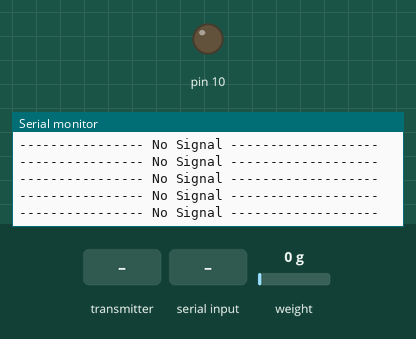
Simulated run of this sketch. Board: Arduino Uno, built with avr-gcc and run on an emulated ATmega328P. Shown: output pins drawn as LEDs (lit = HIGH), the last lines printed to the serial monitor. The inputs (shaded band) are chosen by the test bench; at power-on: weight on the scale 0 g. EEPROM starts erased; no radio packets arrive unless stated.

Above: at 2.2 s.
2.3 s: the transmitter starts sending slaveWeight = 25
At 2.85 s:
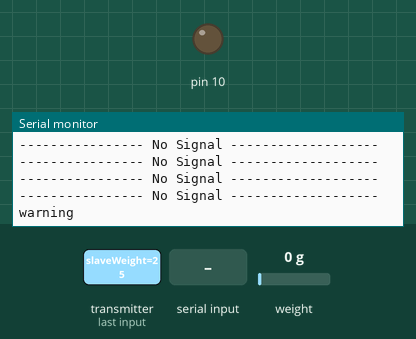
4.8 s: "90,45,200\n" received over the second serial link
At 6.3 s:
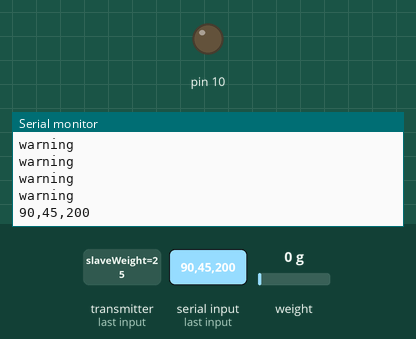
6.6 s: "90,45\n" received over the second serial link
At 7.4 s:
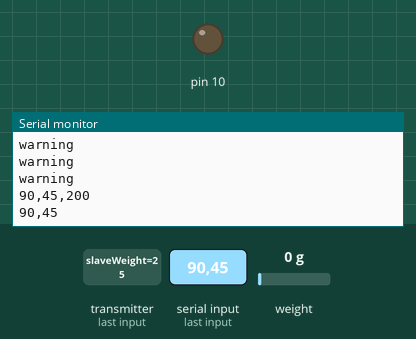
8.1 s: "0\n" received over the second serial link
At 9.5 s:
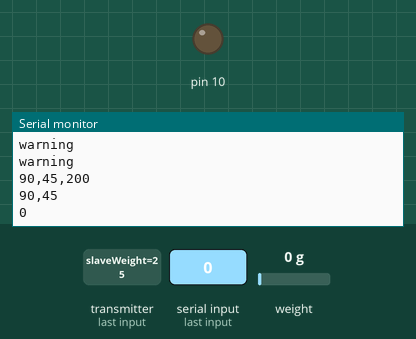

The sketch:

receiver.ino
```cpp
#include <SPI.h>
#include <nRF24L01.h>
#include <RF24.h>
#include "HX711.h"
#include <EEPROM.h>
#include <SoftwareSerial.h>


#define calibration_factor 16000.0
#define LOADCELL_DOUT_PIN  3
#define LOADCELL_SCK_PIN  2
#define WEIGHT_SETTING_ADDRESS 0
#define PERCENTAGE_SETTING_ADDRESS 1

HX711 scale;
RF24 radio(7, 8); // CE, CSN
SoftwareSerial hc06(4, 5);
const byte address[6] = "00001";
void setup() {
  Serial.begin(9600);
  pinMode(10,OUTPUT);
  //Setup for receiver
  radio.begin();
  radio.setDataRate(RF24_1MBPS);
  radio.setPayloadSize(4);
  radio.disableAckPayload();
  radio.setAutoAck(false);
  radio.openReadingPipe(1, address);
  radio.setPALevel(RF24_PA_HIGH);
  radio.startListening();

  //Setup for HC-06
  hc06.begin(9600);

  //Setup for sensor
  scale.begin(LOADCELL_DOUT_PIN, LOADCELL_SCK_PIN);
  scale.set_scale(calibration_factor);
  scale.tare();


}


float weightAdder = 0;
float weightBuffer = 0;
int cycleCounter = 0;

void loop() {
  //float weight = scale.get_units();
  //Serial.println(weight);


  if (radio.available() > 0) {
    float slaveWeight = getSlaveWeight();
    float masterWeight = getMasterWeight();
    if(slaveWeight < 0){
      slaveWeight = 0;
    }
    if(masterWeight < 0){

      masterWeight = 0;
    }
    readData();
    warnUser(slaveWeight,masterWeight);
    sendWeight(slaveWeight, masterWeight);
    //output(slaveWeight, masterWeight);


   }
  else{
    Serial.println("---------------- No Signal -------------------");


  }


  delay(250);
}


float getSlaveWeight(){
  float slaveWeight = -1337;
  radio.read(&slaveWeight, sizeof(slaveWeight));
  return slaveWeight;
}

float getMasterWeight(){
  float masterWeight = -1337;
  masterWeight = scale.get_units();
  return masterWeight;
}

void output(float slaveWeight, float masterWeight){
  Serial.print("Slave: ");
    Serial.print(slaveWeight, 2);
    Serial.print(" || Master: ");
    Serial.print(masterWeight, 2);
    Serial.print(" || Total: ");
    Serial.println(slaveWeight + masterWeight);
}

void sendWeight(float slaveWeight, float masterWeight){
    String str;
    str.concat(slaveWeight);
    str.concat(';');
    str.concat(masterWeight);
    hc06.println(str);
    hc06.flush();
//    Serial.println(str);

    //hc06.print(slaveWeight);
    //hc06.print(";");
    //hc06.println(masterWeight);

}
void readData(){
  String inputString = "";
  char input;
  while(hc06.available() > 0){
    input = hc06.read();
    inputString.concat(input);
  }
  if(inputString != ""){
      Serial.println(inputString);

    String weight;
    String belastung;
    // Convert from String Object to String.
    char buf[sizeof(inputString)];
    inputString.toCharArray(buf, sizeof(buf));
    char *p = buf;
    char *str;
    int i = 0;
    while ((str = strtok_r(p, ";", &p))){ // delimiter is the semicolon
      String temp = String(str);
      EEPROM.put(i,atoi(str));
      i += sizeof(int);
    }
  }
}
void warnUser(float slaveWeight,float masterWeight){
  int weight;
  int belastung;
  EEPROM.get(0,weight);
  EEPROM.get(sizeof(int),belastung);
  if(belastung == 0){
    digitalWrite(10,LOW);
  }else{
    if(((slaveWeight+masterWeight)/weight < (float(belastung)/100))){
    Serial.println("warning");
    digitalWrite(10,LOW);
  }
  else{
    if(belastung > 0){
      digitalWrite(10,HIGH);
    }
  }
  }

}


//bool setUserWeight(){
  //int userWeight = 80;

  //EEPROM.put(WEIGHT_SETTING_ADDRESS, userWeight);
//}
```

Measured:
- after the input at 2.3 s, the serial monitor: prints a new line after 0.31 s (image 1)
- after the input at 4.8 s, the serial monitor: prints a new line after 0.36 s (image 2)
- after the input at 6.6 s, the serial monitor: prints a new line at once (image 3)
- after the input at 8.1 s, the serial monitor: prints a new line after 0.34 s (image 4)
